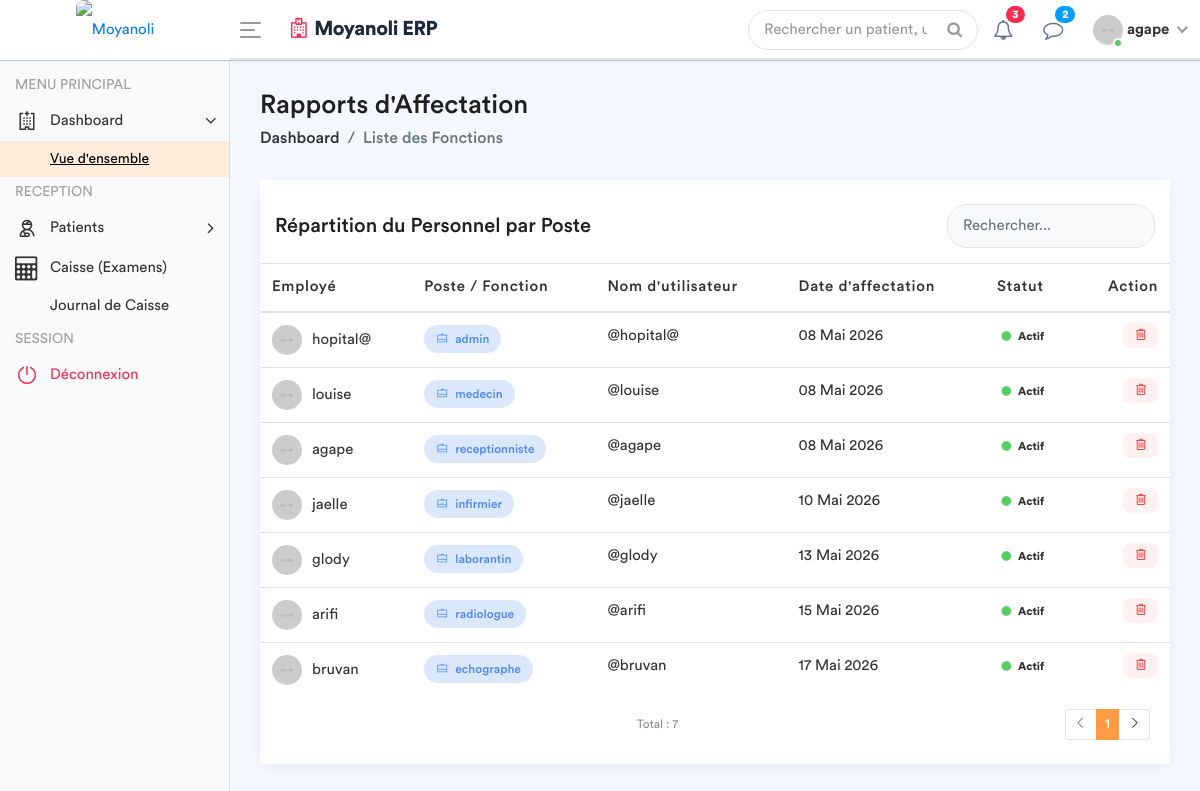
The app's page /employe-poste/ (signed in) with its own data.
### apps/models.py (models this page shows, shortened)
class Fonction(models.Model):
    fonctionKey = models.ForeignKey(Role , on_delete = models.SET_NULL , null = True)
    userKey     = models.ForeignKey(User , on_delete = models.SET_NULL , null = True)
    autorisation = models.CharField(max_length = 30 , default = 'oui')

class Role(models.Model):
    roleName = models.CharField(max_length = 30)

### apps/views.py (the view)
# urls.py: path('employe-poste/', views.liste_employe_poste, name='liste_employe_poste'),
@login_required
def liste_employe_poste(request):
    role_user = Fonction.objects.filter(userKey=request.user).first()
    fonctionKey = role_user.fonctionKey.roleName if role_user else None
    liste_postes = Fonction.objects.all().select_related('userKey', 'fonctionKey')
    context = {
        'liste_postes': liste_postes,
        'fonctionKey': fonctionKey,
    }
    return render(request, 'back-end/liste_fonctions.html', context)

### apps/templates/back-end/liste_fonctions.html (shortened to what this page needs)
<!DOCTYPE html>
{% load static %}
<html lang="fr">
    <head>
        {% include 'back-end/includes/css.html'%}
    </head>
    <body>
        <div class="main-wrapper">
            {% include 'back-end/includes/header.html'%}
            {% include 'back-end/includes/sidebar.html'%}
            <div class="page-wrapper">
                <div class="content container-fluid">
                    <div class="page-header">
                        <div class="row align-items-center">
                            <div class="col">
                                <h3 class="page-title">Rapports d'Affectation</h3>
                                <ul class="breadcrumb">
                                    <li class="breadcrumb-item"><a href="{% url 'dashboard' %}">Dashboard</a></li>
                                    <li class="breadcrumb-item active">Liste des Fonctions</li>
                                </ul>
                            </div>
                        </div>
                    </div>
                    <div class="row">
                        <div class="col-md-12">
                            <div class="card card-table">
                                <div class="card-header bg-white border-0 pt-4">
                                    <div class="row align-items-center">
                                        <div class="col">
                                            <h4 class="card-title mb-0">Répartition du Personnel par Poste</h4>
                                        </div>
                                        <div class="col-auto">
                                            <div class="search-box-container">
                                                <input type="text" id="searchInput" class="form-control" placeholder="Rechercher...">
                                            </div>
                                        </div>
                                    </div>
                                </div>
                                <div class="card-body">
                                    <div class="table-responsive">
                                        <table class="table table-hover table-center mb-0">
                                            <thead>
                                                <tr>
                                                    <th>Employé</th>
                                                    <th>Poste / Fonction</th>
                                                    <th>Nom d'utilisateur</th>
                                                    <th>Date d'affectation</th>
                                                    <th>Statut</th>
                                                    <th class="text-right">Action</th>
                                                </tr>
                                            </thead>
                                            <tbody id="tableBody">
                                                {% for poste in liste_postes %}
                                                <tr>
                                                    <td>
                                                        <h2 class="table-avatar">
                                                            <img src="/static/back-end/assets/img/profiles/avatar-01.jpg" alt="">
                                                            {{ poste.userKey.get_full_name|default:poste.userKey.username }}
                                                        </h2>
                                                    </td>
                                                    <td>
                                                        <span class="badge bg-inverse-primary badge-role">
                                                            <i class="la la-briefcase mr-1"></i> {{ poste.fonctionKey.roleName }}
                                                        </span>
                                                    </td>
                                                    <td>@{{ poste.userKey.username }}</td>
                                                    <td>{{ poste.userKey.date_joined|date:"d M Y" }}</td>
                                                    <td>
                                                        {% if poste.userKey.is_active %}
                                                            <span class="badge badge-success-border"><i class="fa fa-circle text-success mr-1"></i> Actif</span>
                                                        {% else %}
                                                            <span class="badge badge-danger-border"><i class="fa fa-circle text-danger mr-1"></i> Inactif</span>
                                                        {% endif %}
                                                    </td>
                                                    <td class="text-right">
                                                        <a href="{% url 'supprimer_poste' poste.id %}"
                                                           class="btn-delete"
                                                           onclick="return confirm('Êtes-vous sûr de vouloir supprimer cette affectation ?');"
                                                           title="Supprimer l'affectation">
                                                            <i class="la la-trash-alt"></i>
                                                        </a>
                                                    </td>
                                                </tr>
                                                {% empty %}
                                                <tr>
                                                    <td colspan="6" class="text-center text-muted py-4">
                                                        Aucune affectation enregistrée.
                                                    </td>
                                                </tr>
                                                {% endfor %}
                                            </tbody>
                                        </table>
                                    </div>
                                </div>
                                <div class="card-footer bg-white border-0 pb-4">
                                    <div class="row align-items-center">
                                        <div class="col">
                                            <small class="text-muted">Total : {{ liste_postes|length }}</small>
                                        </div>
                                        <div class="col-auto">
                                            <ul class="pagination pagination-sm mb-0">
                                                <li class="page-item disabled"><a class="page-link" href="#"><i class="la la-angle-left"></i></a></li>
                                                <li class="page-item active"><a class="page-link" href="#">1</a></li>
                                                <li class="page-item"><a class="page-link" href="#"><i class="la la-angle-right"></i></a></li>
                                            </ul>
                                        </div>
                                    </div>
                                </div>
                            </div>
                        </div>
                    </div>
                </div>
            </div>
        </div>
    </body>
</html>

### apps/templates/back-end/includes/header.html (shortened to what this page needs)
{% load static %}
<div class="header" style="background: #ffffff; border-bottom: 2px solid #e2e8f0;">
    <div class="header-left" style="background: #ffffff;">
        <a href="{% url 'home' %}" class="logo">
            <img src="{% static 'front-end/assets/dr/logo.jpg' %}" width="45" height="45" alt="Moyanoli" style="border-radius: 8px;">
        </a>
    </div>
    <a id="toggle_btn" href="javascript:void(0);" style="color: #007bff;">
        <span class="bar-icon">
            <span></span>
            <span></span>
            <span></span>
        </span>
    </a>
    <div class="page-title-box">
        <h3 style="color: #1e293b; font-weight: 700; letter-spacing: -0.5px;">
            <i class="fa fa-hospital-o text-danger mr-2"></i>Moyanoli ERP
        </h3>
    </div>
    <ul class="nav user-menu">
        <li class="nav-item">
            <div class="top-nav-search">
                <form action="#">
                    <input class="form-control" type="text" placeholder="Rechercher un patient, un dossier...">
                    <button class="btn" type="submit"><i class="fa fa-search"></i></button>
                </form>
            </div>
        </li>
        <li class="nav-item dropdown">
            <a href="#" class="dropdown-toggle nav-link" data-toggle="dropdown">
                <i class="fa fa-bell-o" style="color: #64748b;"></i> <span class="badge badge-pill bg-danger">3</span>
            </a>
        </li>
        <li class="nav-item dropdown">
            <a href="#" class="dropdown-toggle nav-link" data-toggle="dropdown">
                <i class="fa fa-comment-o" style="color: #64748b;"></i> <span class="badge badge-pill bg-info">2</span>
            </a>
        </li>
        <li class="nav-item dropdown has-arrow main-drop">
            <a href="#" class="dropdown-toggle nav-link" data-toggle="dropdown">
                <span class="user-img">
                    <img src="{% static 'back-end/assets/img/profiles/avatar-21.jpg' %}" alt="">
                    <span class="status online"></span>
                </span>
                <span style="font-weight: 600;">{{ user.username }}</span>
            </a>
        </li>
    </ul>
</div>

### apps/templates/back-end/liste_fonctions.html (style rules this page uses)
.page-wrapper { background-color: #f4f7fe; }
.card-table { border: none; border-radius: 15px; box-shadow: 0 4px 12px rgba(0,0,0,0.05); }
.badge-role { padding: 8px 12px; border-radius: 20px; font-weight: 500; font-size: 12px; }
.table-avatar img { width: 30px; height: 30px; border-radius: 50%; margin-right: 10px; }
.search-box-container { max-width: 300px; }
.search-box-container .form-control { border-radius: 20px; padding-left: 15px; background-color: #f8f9fa; border: 1px solid #e3e3e3; }
.btn-delete { color: #e63c3c; background: #fff1f1; border: none; padding: 5px 10px; border-radius: 8px; transition: all 0.3s; }

### records on screen
Fonction: userKey.get_full_name "hopital@", fonctionKey.roleName "admin", userKey.username "hopital@", userKey.date_joined "08 Mai 2026", shows "Actif"
Fonction: userKey.get_full_name "louise", fonctionKey.roleName "medecin", userKey.username "louise", userKey.date_joined "08 Mai 2026", shows "Actif"
Fonction: userKey.get_full_name "agape", fonctionKey.roleName "receptionniste", userKey.username "agape", userKey.date_joined "08 Mai 2026", shows "Actif"
Fonction: userKey.get_full_name "jaelle", fonctionKey.roleName "infirmier", userKey.username "jaelle", userKey.date_joined "10 Mai 2026", shows "Actif"
Fonction: userKey.get_full_name "glody", fonctionKey.roleName "laborantin", userKey.username "glody", userKey.date_joined "13 Mai 2026", shows "Actif"
Fonction: userKey.get_full_name "arifi", fonctionKey.roleName "radiologue", userKey.username "arifi", userKey.date_joined "15 Mai 2026", shows "Actif"
Fonction: userKey.get_full_name "bruvan", fonctionKey.roleName "echographe", userKey.username "bruvan", userKey.date_joined "17 Mai 2026", shows "Actif"

### other values on screen
{{ user.username }} "agape"
{{ liste_postes|length }} "7"
